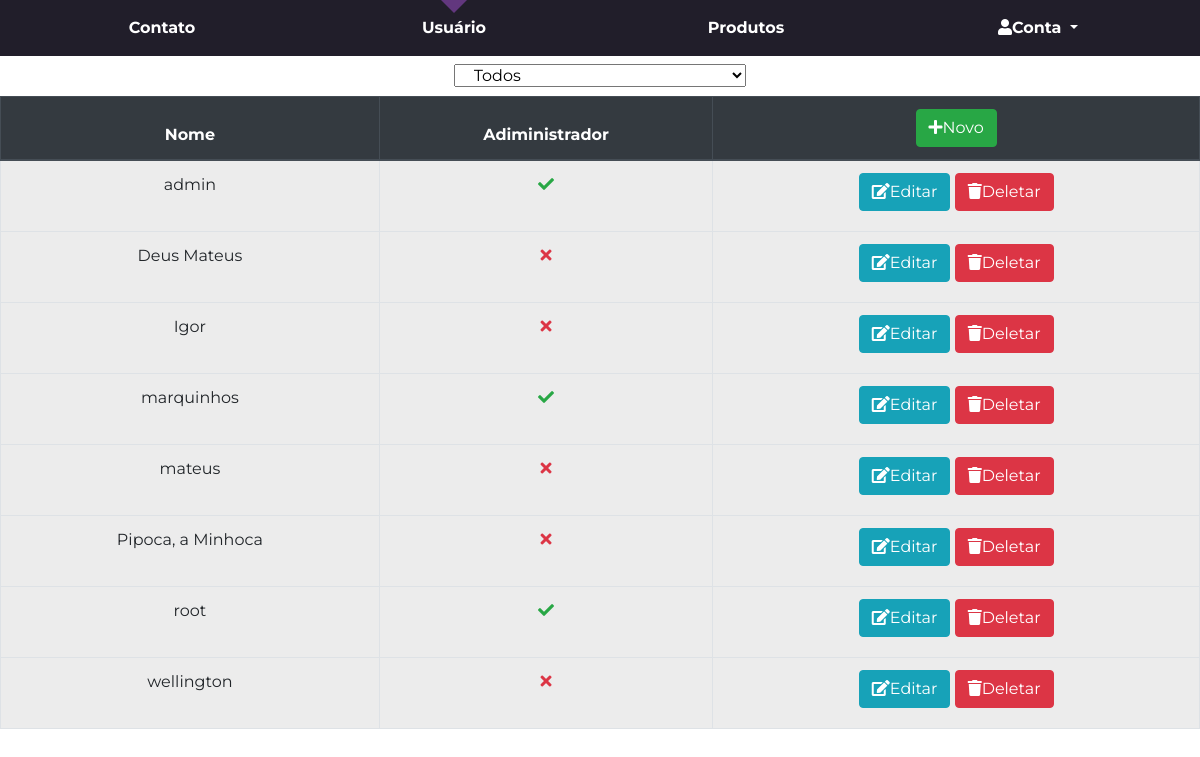
The app's page /public/?page=adm_usuario (signed in), older data.
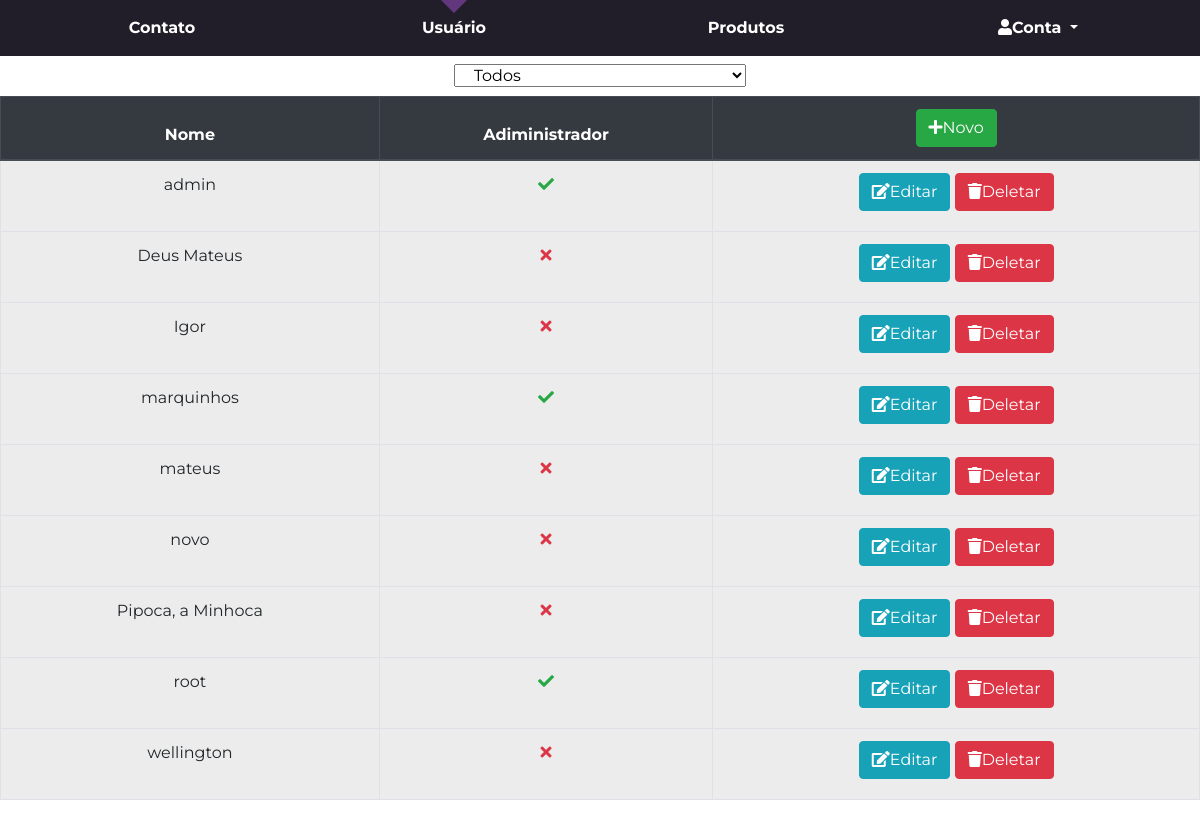
The same page, newer data.
### tables this page shows
CREATE TABLE `usuario` (
  `id_user` int(11) NOT NULL,
  `nome` varchar(255) NOT NULL,
  `senha` varchar(255) NOT NULL,
  `nivel_autoridade` tinyint(1) NOT NULL,
  `img` varchar(255) DEFAULT NULL
);

### public/pages/adm_usuario.php (the view, shortened to what this page needs)
<?php
if (isset($_SESSION["login"])&& $_SESSION["nivel"] == 0) {
  $tipo = $_POST['selecionar']?? $_SESSION['tuser'] ;
  switch ($tipo) {
    case '0':
    $sql_usuario = mysqli_query($cx,"SELECT * FROM usuario  ORDER BY nome ASC") or die(
      mysqli_error($cx));
          break;
  }
        ?>
 <section   class="col-12 text-center">
    <div class="row">
      <div class="col-12 text-center my-2">
        <form action="" enctype="multipart/form-data" id="selec" method="POST">
            <select id="selecionar"  name="selecionar" style="transition: .1s;" class="selectpicker col-3"  data-style="btn-primary" >
                <option  <?php if($_SESSION['tuser'] == 0) echo "selected"; ?>  data-icon="fa fa-users" value="0">Todos</option>
            </select>
        </form>
      </div>
        <div  id="resultado" class="w-100" >
    <table class="table w-100 text-center table-active table-bordered table-hover ">
        <thead class="thead-dark">
          <tr class="col-4">
            <th scope="col">Nome</th>
            <th scope="col">Adiministrador</th>
            <th> <button type="button" class="btn btn-success" data-toggle="modal" data-target="#exampleModal" ><i class="fa fa-plus"></i>Novo</button></th>
          </tr>
        </thead>
        <tbody >
            <?php   while ($pes = mysqli_fetch_array($sql_usuario)):?>
              <form action="?page=adm_usuario_edit" id="formedit" name="del" method="POST">
          <tr   >
              <input type="hidden"  value="<?php echo $pes["id_user"];  $linha = $pes['id_user'];  $nome = $pes['nome'] ;
              $autoridade =  $pes['nivel_autoridade'];  ?>" name="id" >
                  <td  ondblclick="LevaUsuarioId(<?php echo $linha; ?>, '<?php echo $nome;?>' ,<?php echo $autoridade; ?>)" ><?php  echo  $pes["nome"];  ?></td>
                  <td ondblclick="LevaUsuarioId(<?php echo $linha; ?>,'<?php echo $nome;?>',<?php echo $autoridade; ?>)"><?php echo  $pes["nivel_autoridade"] == 0?"<i  class='fa fa-check text-success text-center'></i>":"<i  class='fa fa-times text-danger text-center'></i>";  ?></td>
                  <td><button type="button" onclick="LevaUsuarioId(<?php echo $linha; ?>,'<?php echo $nome;?>',<?php echo $autoridade; ?>)"  class="btn mb-2 btn-info"><i class="fa fa-edit"></i>Editar</button>
                    <button type="button" onclick="DeleteUsuario(<?php echo $linha; ?>)"   class="btn mb-2 btn-danger"><i class="fa fa-trash"></i>Deletar</button></td>
                </tr>
              </form>
          <?php endwhile; ?>
        </tbody>
      </table>
      </div>
</div>
</section>
<?php }elseif (isset($_SESSION["login"])&& $_SESSION["nivel"] == 1) {
    header("Location: http://localhost:8081/Tcc/public/?page=home");
    die();
?>
<?php } else{
    header("Location: http://localhost:8081/Tcc/public/?page=home");
    die();
} ?>

Row changes from the older to the newer data that the page shows:
added usuario: nome "novo", nivel_autoridade 1 (drawn)
